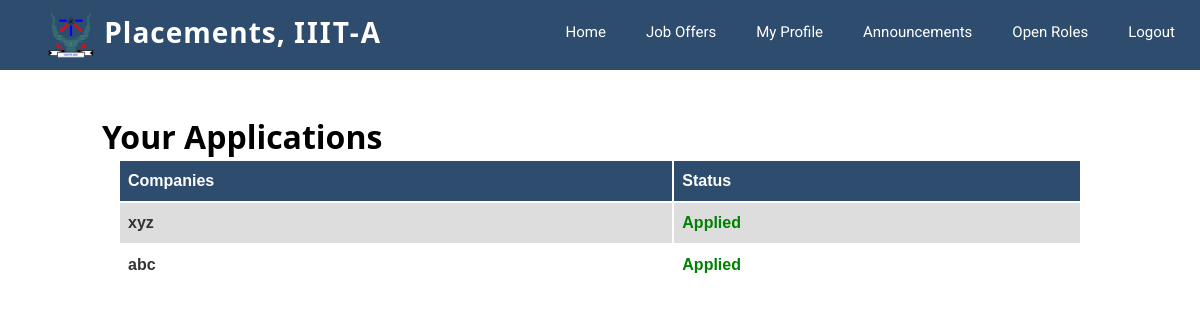
Before: /your_app/ (signed in) with the older database file.
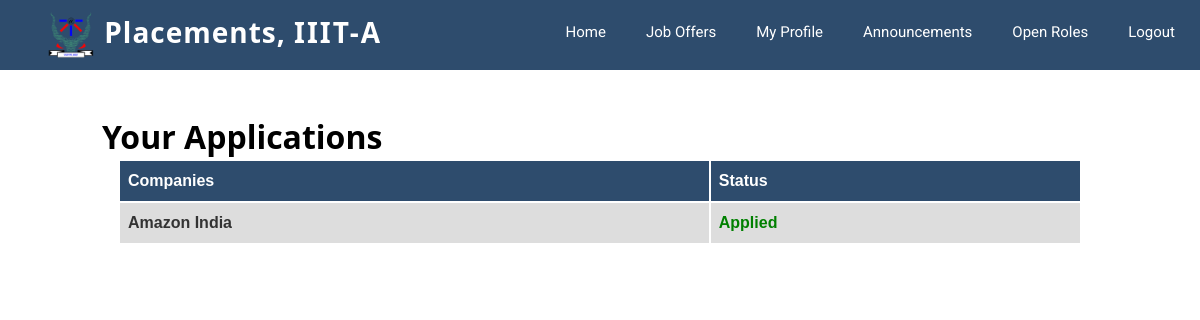
After: the same page with the newer database file.
### placement/models.py (models this page shows)
class company(models.Model):
    company_name = models.CharField(max_length=100)
    company_location = models.CharField(max_length=100)
    company_ctc = models.CharField(max_length=100)
    company_category = models.CharField(max_length=100)
    job_profile = models.CharField(max_length=100)
    job_eligibility = models.CharField(max_length=100)
    job_skills = models.CharField(max_length=100)
    job_details = models.TextField()
    def __str__(self):
        return self.company_name

### placement/views.py (the view)
# urls.py: url(r'^your_app/$',views.your_app, name='your_app'),
@login_required
def your_app(request):
    try:
        app = application.objects.get(name=request.user)
    except ObjectDoesNotExist:
        app = []
    return render(request, "placement/your_app.html", {'apps':app})

### placement/templates/placement/your_app.html (shortened to what this page needs)
{% extends "placement/header.html" %}
{% block content %}
<p>&nbsp;</p>
<h2>Your Applications</h2>
<article class="media content-section">
    <div class="container info-boxes pt100 pb100">
        <table>
        <tr>
            <th style="color: #fff; background: #2E4C6D;">Companies</th>
            <th style="color: #fff; background: #2E4C6D;">Status</th>
        </tr>
    {% for app in apps.applied_to.all %}
            <tr>
                <th>{{app}}</th>
                    <th style="color: #008000;">Applied</th>
            </tr>
    {% endfor %}
    </div>
</article>
{% endblock %}

Changed rows visible on the page:
removed company: company_name "xyz"
removed company: company_name "abc"
added company: company_name "Amazon India"
